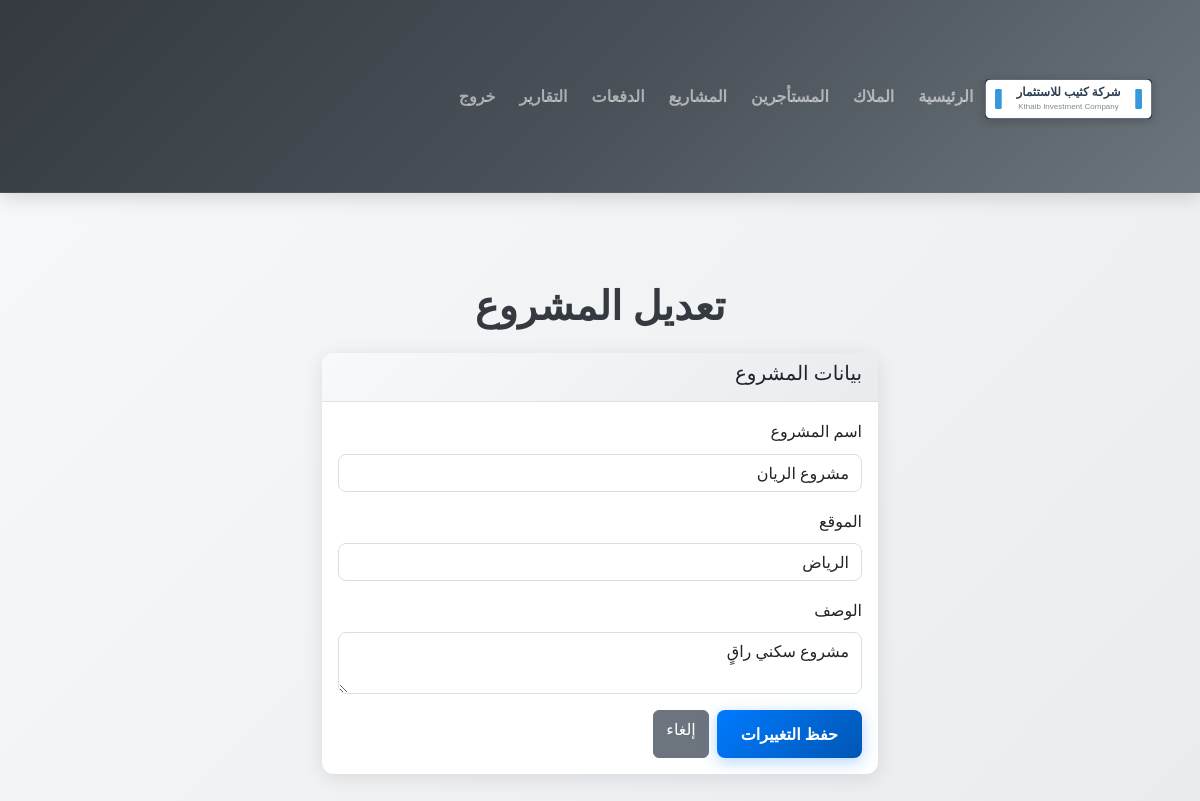
Screenshot of /edit_project/1 with the database file from the repository.
### app.py (models this page shows)
class Project(db.Model):
    id = db.Column(db.Integer, primary_key=True)
    name = db.Column(db.String(150), nullable=False)
    location = db.Column(db.String(150))
    description = db.Column(db.Text)

### app.py (the view, shortened to what this page needs)
@app.route('/edit_project/<int:project_id>', methods=['GET', 'POST'])
def edit_project(project_id):
    project = db.session.get(Project, project_id)
    if not project:
        flash('المشروع غير موجود.', 'error')
        return redirect(url_for('projects_view'))
    return render_template('edit_project.html', project=project)

### templates/edit_project.html (shortened to what this page needs)
<!DOCTYPE html>
<html lang="ar" dir="rtl">
<head>
    <link href="https://cdn.jsdelivr.net/npm/bootstrap@5.3.0/dist/css/bootstrap.min.css" rel="stylesheet">
    <link href="https://www.fontstatic.com/f=jazeera,jazeera-light" rel="stylesheet">
    <link rel="stylesheet" href="{{ url_for('static', filename='custom.css') }}">
</head>
<body>
    <nav class="navbar navbar-expand-lg navbar-dark bg-dark">
        <div class="container">
            <a class="navbar-brand" href="{{ url_for('dashboard') }}">
                <img src="{{ url_for('static', filename='logo.svg') }}" alt="شركة كثيب للاستثمار" height="40">
            </a>
            <div class="navbar-nav ms-auto">
                <a class="nav-link" href="{{ url_for('dashboard') }}">الرئيسية</a>
                <a class="nav-link" href="{{ url_for('owners_view') }}">الملاك</a>
                <a class="nav-link" href="{{ url_for('tenants_view') }}">المستأجرين</a>
                <a class="nav-link" href="{{ url_for('projects_view') }}">المشاريع</a>
                <a class="nav-link" href="{{ url_for('payments_view') }}">الدفعات</a>
                <a class="nav-link" href="{{ url_for('reports_view') }}">التقارير</a>
                <a class="nav-link" href="{{ url_for('logout') }}">خروج</a>
            </div>
        </div>
    </nav>
    <div class="container mt-4">
        <h1>تعديل المشروع</h1>
        <div class="row justify-content-center">
            <div class="col-md-6">
                <div class="card">
                    <div class="card-header">
                        <h5>بيانات المشروع</h5>
                    </div>
                    <div class="card-body">
                        <form method="POST">
                            <div class="mb-3">
                                <label for="name" class="form-label">اسم المشروع</label>
                                <input type="text" class="form-control" id="name" name="name" value="{{ project.name }}" required minlength="2" maxlength="150">
                            </div>
                            <div class="mb-3">
                                <label for="location" class="form-label">الموقع</label>
                                <input type="text" class="form-control" id="location" name="location" value="{{ project.location }}" maxlength="150">
                            </div>
                            <div class="mb-3">
                                <label for="description" class="form-label">الوصف</label>
                                <textarea class="form-control" id="description" name="description" maxlength="500">{{ project.description }}</textarea>
                            </div>
                            <div class="d-flex gap-2">
                                <button type="submit" class="btn btn-primary">حفظ التغييرات</button>
                                <a href="{{ url_for('projects_view') }}" class="btn btn-secondary">إلغاء</a>
                            </div>
                        </form>
                    </div>
                </div>
            </div>
        </div>
    </div>
</body>
</html>

### static/custom.css (style rules this page uses)
:root { --primary-color: #007bff; --secondary-color: #6c757d; --success-color: #28a745; --info-color: #17a2b8; --warning-color: #ffc107; --danger-color: #dc3545; --light-bg: #f8f9fa; --dark-bg: #343a40; --shadow: 0 4px 20px rgba(0,0,0,0.1); --border-radius: 0.75rem; --transition: all 0.3s ease; }
body { font-family: 'Jazeera', 'Jazeera Light', 'Segoe UI', Tahoma, Geneva, Verdana, sans-serif; background: linear-gradient(135deg, #f8f9fa 0%, #e9ecef 25%, #f8f9fa 50%, #e9ecef 75%, #f8f9fa 100%); background-size: 400% 400%; animation: gradientShift 15s ease infinite; line-height: 1.7; color: #495057; min-height: 100vh; }
.navbar-brand { font-weight: bold; font-size: 1.5rem; }
.card { border: none; box-shadow: var(--shadow); transition: var(--transition); border-radius: var(--border-radius); backdrop-filter: blur(10px); background: rgba(255, 255, 255, 0.95); margin-bottom: 1.5rem; position: relative; overflow: hidden; }
.card::before { content: ''; position: absolute; top: 0; left: 0; right: 0; height: 4px; background: linear-gradient(90deg, var(--primary-color), var(--success-color), var(--info-color)); opacity: 0; transition: opacity 0.3s ease; }
.btn-primary { background: linear-gradient(135deg, var(--primary-color) 0%, #0056b3 100%); border: none; transition: var(--transition); border-radius: var(--border-radius); font-weight: 600; padding: 0.75rem 1.5rem; position: relative; overflow: hidden; box-shadow: 0 4px 15px rgba(0,123,255,0.3); }
.btn-primary::before { content: ''; position: absolute; top: 0; left: -100%; width: 100%; height: 100%; background: linear-gradient(90deg, transparent, rgba(255,255,255,0.2), transparent); transition: left 0.5s; }
.form-control { border-radius: 0.5rem; border: 1px solid #ddd; transition: border-color 0.3s, box-shadow 0.3s; }
.card-header { background: linear-gradient(135deg, #f8f9fa 0%, #e9ecef 100%); border-bottom: 1px solid #dee2e6; font-weight: 600; }
@media (max-width: 1200px) { .container, .container-fluid { padding-left: 2rem; padding-right: 2rem; } }
.form-control { position: relative; transition: all 0.3s cubic-bezier(0.4, 0, 0.2, 1); }
body { background: linear-gradient(135deg, #f8f9fa 0%, #e9ecef 100%); min-height: 100vh; }
.container, .container-fluid { padding-top: 3rem; padding-bottom: 3rem; max-width: 1400px; }
.row { margin-bottom: 2.5rem; }
h1, h3 { color: #343a40; margin-bottom: 1.5rem; font-weight: 700; }
h1 { text-align: center; margin-top: 1rem; }
.navbar { box-shadow: 0 4px 20px rgba(0,0,0,0.15); background: linear-gradient(135deg, var(--dark-bg) 0%, #495057 50%, #6c757d 100%); backdrop-filter: blur(10px); border-bottom: 1px solid rgba(255,255,255,0.1); padding: 1rem 0; }
.navbar-brand { font-size: 2rem; font-weight: 900; text-shadow: 0 2px 4px rgba(0,0,0,0.3); transition: var(--transition); }
.navbar-brand img { max-height: 55px; width: auto; object-fit: contain; filter: drop-shadow(0 2px 4px rgba(0,0,0,0.2)); transition: var(--transition); }
.nav-link { font-weight: 600; transition: var(--transition); padding: 0.75rem 1.25rem; border-radius: 0.5rem; margin: 0 0.25rem; position: relative; overflow: hidden; }
.nav-link::before { content: ''; position: absolute; top: 0; left: -100%; width: 100%; height: 100%; background: linear-gradient(90deg, transparent, rgba(0,123,255,0.2), transparent); transition: left 0.5s; }
.form-control { border-radius: 0.5rem; }
.btn-primary { border-radius: 0.5rem; font-weight: 600; }
@media (min-width: 1200px) { .container { max-width: 1400px; } }

### rows the page displays
Project: name "مشروع الريان", location "الرياض", description "مشروع سكني راقٍ"
